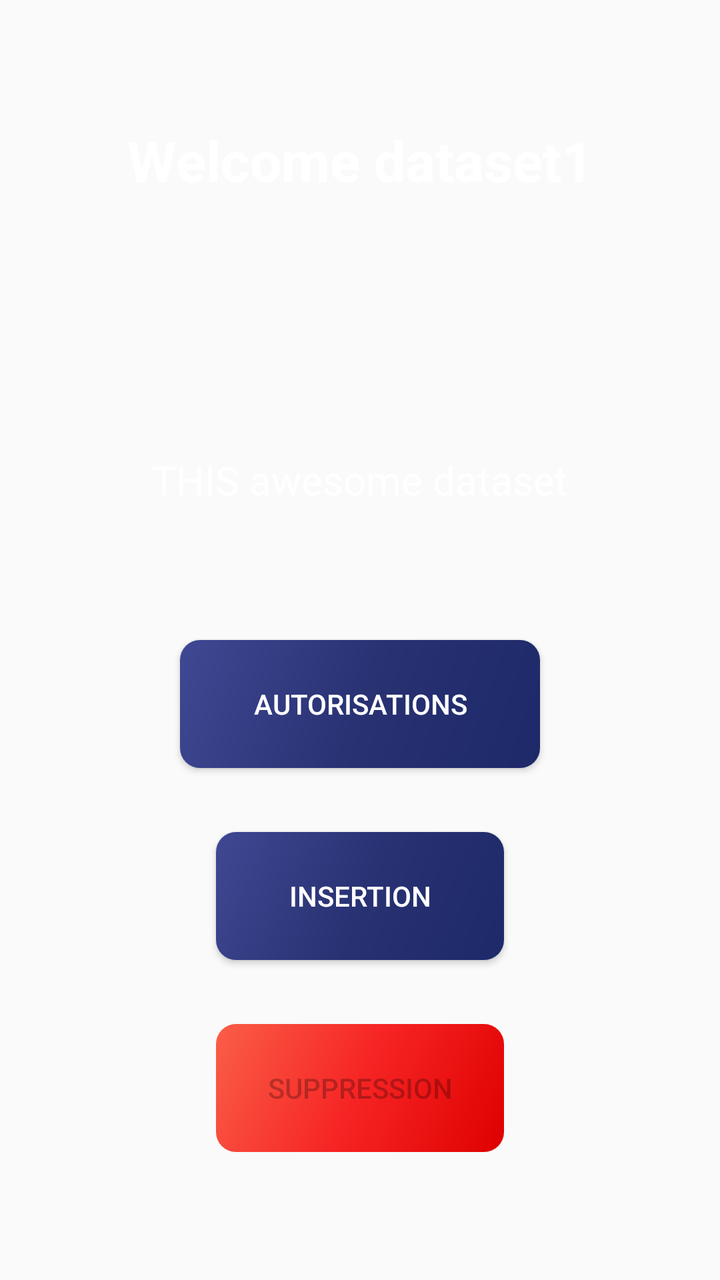
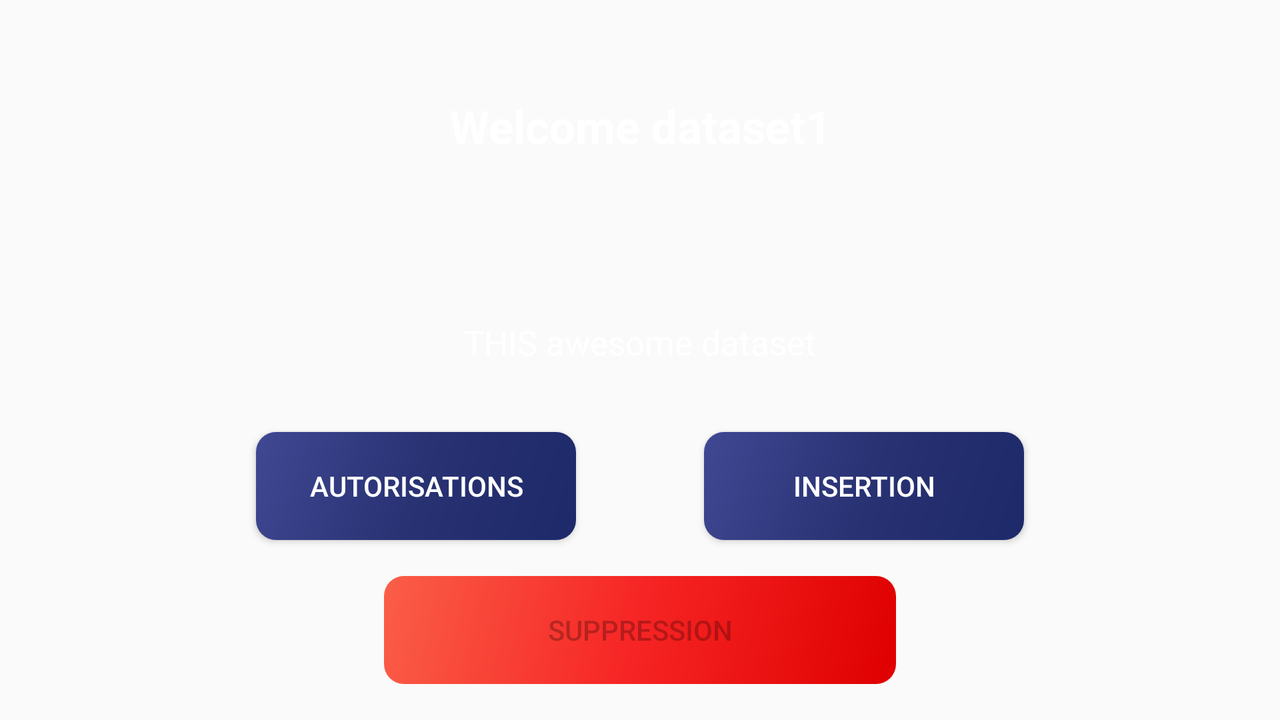

First picture: res/layout/ on a phone held upright. Second picture: the repository's own variant of that layout, on a device whose configuration matches the variant's folder. Source for both follows.
<!-- AndroidManifest.xml: application theme AppTheme -->
<!-- res/layout/fragment_dataset1.xml -->
<?xml version="1.0" encoding="utf-8"?>
<RelativeLayout xmlns:android="http://schemas.android.com/apk/res/android"
    xmlns:app="http://schemas.android.com/apk/res-auto"
    android:id="@+id/lay_dataset1"
    android:layout_width="match_parent"
    android:layout_height="match_parent">

    <androidx.constraintlayout.widget.ConstraintLayout
        android:layout_width="match_parent"
        android:layout_height="match_parent">

        <TextView
            android:id="@+id/title_dataset_1"
            android:layout_width="0dp"
            android:layout_height="0dp"
            android:gravity="center"
            android:text="@string/title_dataset1"
            android:textColor="@color/white"
            android:textSize="28sp"
            android:textStyle="bold"
            app:layout_constraintBottom_toBottomOf="@id/guideline_bottom_horizontal_titleDataset1"
            app:layout_constraintEnd_toStartOf="@+id/guideline_end_vertical_titleDataset1"
            app:layout_constraintStart_toStartOf="@+id/guideline_start_vertical_titleDataset1"
            app:layout_constraintTop_toTopOf="@id/guideline_top_horizontal_titleDataset1" />


        <androidx.constraintlayout.widget.Guideline
            android:id="@+id/guideline_start_vertical_titleDataset1"
            android:layout_width="wrap_content"
            android:layout_height="wrap_content"
            android:orientation="vertical"
            app:layout_constraintGuide_percent="0.1" />

        <androidx.constraintlayout.widget.Guideline
            android:id="@+id/guideline_end_vertical_titleDataset1"
            android:layout_width="wrap_content"
            android:layout_height="wrap_content"
            android:orientation="vertical"
            app:layout_constraintGuide_percent="0.9" />

        <androidx.constraintlayout.widget.Guideline
            android:id="@+id/guideline_top_horizontal_titleDataset1"
            android:layout_width="wrap_content"
            android:layout_height="wrap_content"
            android:orientation="horizontal"
            app:layout_constraintGuide_percent="0.0" />

        <androidx.constraintlayout.widget.Guideline
            android:id="@+id/guideline_bottom_horizontal_titleDataset1"
            android:layout_width="wrap_content"
            android:layout_height="wrap_content"
            android:orientation="horizontal"
            app:layout_constraintGuide_percent="0.25" />

        <TextView
            android:id="@+id/texte_dataset1"
            android:layout_width="0dp"
            android:layout_height="0dp"
            android:gravity="center"
            android:text="@string/texte_dataset1"
            android:textColor="@color/white"
            android:textSize="20sp"
            app:layout_constraintBottom_toBottomOf="@id/guideline_bottom_horizontal_texteDataset1"
            app:layout_constraintEnd_toStartOf="@+id/guideline_end_vertical_titleDataset1"
            app:layout_constraintStart_toStartOf="@+id/guideline_start_vertical_titleDataset1"
            app:layout_constraintTop_toTopOf="@id/guideline_top_horizontal_texteDataset1" />

        <androidx.constraintlayout.widget.Guideline
            android:id="@+id/guideline_top_horizontal_texteDataset1"
            android:layout_width="wrap_content"
            android:layout_height="wrap_content"
            android:orientation="horizontal"
            app:layout_constraintGuide_percent="0.25" />

        <androidx.constraintlayout.widget.Guideline
            android:id="@+id/guideline_bottom_horizontal_texteDataset1"
            android:layout_width="wrap_content"
            android:layout_height="wrap_content"
            android:orientation="horizontal"
            app:layout_constraintGuide_percent="0.50" />

        <Button
            android:id="@+id/btnAutorisationsDataset1"
            android:layout_width="0dp"
            android:layout_height="0dp"
            android:background="@drawable/custom_button_auth_insert"
            android:text="@string/btn_auth"
            android:textColor="@color/white"
            app:layout_constraintBottom_toBottomOf="@id/guideline_bottom_horizontal_buttonAutorisations"
            app:layout_constraintEnd_toEndOf="@id/guideline_end_vertical_btn_autorisations"
            app:layout_constraintStart_toStartOf="@id/guideline_start_vertical_btn_autorisations"
            app:layout_constraintTop_toTopOf="@id/guideline_bottom_horizontal_texteDataset1">

        </Button>

        <Button
            android:id="@+id/btnInsertDataset1"
            android:layout_width="0dp"
            android:layout_height="0dp"
            android:background="@drawable/custom_button_auth_insert"
            android:text="@string/btn_insert"
            android:textColor="@color/white"
            app:layout_constraintBottom_toBottomOf="@id/guideline_bottom_horizontal_buttonDataset1"
            app:layout_constraintEnd_toEndOf="@id/guideline_end_vertical_buttonDataset1"
            app:layout_constraintStart_toStartOf="@id/guideline_start_vertical_buttonDataset1"
            app:layout_constraintTop_toTopOf="@id/guideline_top_horizontal_buttonDataset1">

        </Button>


        <Button
            android:id="@+id/btnDeleteDataset1"
            android:layout_width="0dp"
            android:layout_height="0dp"
            android:background="@drawable/custom_button_delete"
            android:enabled="false"
            android:text="@string/btn_delete"
            app:layout_constraintBottom_toBottomOf="@id/guideline_bottom_horizontal_buttonSuppression1"
            app:layout_constraintEnd_toEndOf="@id/guideline_end_vertical_buttonDataset1"
            app:layout_constraintStart_toStartOf="@id/guideline_start_vertical_buttonDataset1"
            app:layout_constraintTop_toTopOf="@id/guideline_top_horizontal_buttonSuppression1">

        </Button>


        <androidx.constraintlayout.widget.Guideline
            android:id="@+id/guideline_bottom_horizontal_buttonDataset1"
            android:layout_width="wrap_content"
            android:layout_height="wrap_content"
            android:orientation="horizontal"
            app:layout_constraintGuide_percent="0.75" />

        <androidx.constraintlayout.widget.Guideline
            android:id="@+id/guideline_top_horizontal_buttonDataset1"
            android:layout_width="wrap_content"
            android:layout_height="wrap_content"
            android:orientation="horizontal"
            app:layout_constraintGuide_percent="0.65" />

        <androidx.constraintlayout.widget.Guideline
            android:id="@+id/guideline_start_vertical_buttonDataset1"
            android:layout_width="wrap_content"
            android:layout_height="wrap_content"
            android:orientation="vertical"
            app:layout_constraintGuide_percent="0.30" />

        <androidx.constraintlayout.widget.Guideline
            android:id="@+id/guideline_end_vertical_buttonDataset1"
            android:layout_width="wrap_content"
            android:layout_height="wrap_content"
            android:orientation="vertical"
            app:layout_constraintGuide_percent="0.70" />

        <androidx.constraintlayout.widget.Guideline
            android:id="@+id/guideline_top_horizontal_buttonSuppression1"
            android:layout_width="wrap_content"
            android:layout_height="wrap_content"
            android:orientation="horizontal"
            app:layout_constraintGuide_percent="0.8" />


        <androidx.constraintlayout.widget.Guideline
            android:id="@+id/guideline_bottom_horizontal_buttonSuppression1"
            android:layout_width="wrap_content"
            android:layout_height="wrap_content"
            android:orientation="horizontal"
            app:layout_constraintGuide_percent="0.9" />

        <androidx.constraintlayout.widget.Guideline
            android:id="@+id/guideline_bottom_horizontal_buttonAutorisations"
            android:layout_width="wrap_content"
            android:layout_height="wrap_content"
            android:orientation="horizontal"
            app:layout_constraintGuide_percent="0.6" />

        <androidx.constraintlayout.widget.Guideline
            android:id="@+id/guideline_end_vertical_btn_autorisations"
            android:layout_width="wrap_content"
            android:layout_height="wrap_content"
            android:orientation="vertical"
            app:layout_constraintGuide_percent="0.75" />

        <androidx.constraintlayout.widget.Guideline
            android:id="@+id/guideline_start_vertical_btn_autorisations"
            android:layout_width="wrap_content"
            android:layout_height="wrap_content"
            android:orientation="vertical"
            app:layout_constraintGuide_percent="0.25">
        </androidx.constraintlayout.widget.Guideline>

    </androidx.constraintlayout.widget.ConstraintLayout>


</RelativeLayout>
<!-- resources referenced by this layout -->
<resources>
  <color name="white">#FFFFFF</color>
  <!-- drawable custom_button_auth_insert (drawable) -->
  <?xml version="1.0" encoding="utf-8"?>
  <shape xmlns:android="http://schemas.android.com/apk/res/android"  android:shape="rectangle">
      <gradient
          android:angle="135"
          android:endColor="#404893"
          android:centerColor="#293273"
          android:startColor="#1d2969"
          android:type="linear">
      </gradient>
      <corners android:radius="10dp">
      </corners>
  </shape>
  <!-- drawable custom_button_delete (drawable) -->
  <?xml version="1.0" encoding="utf-8"?>
  <shape xmlns:android="http://schemas.android.com/apk/res/android"  android:shape="rectangle">
      <gradient
          android:angle="135"
          android:endColor="#FA5E48"
          android:centerColor="#F62424"
          android:startColor="#df0000"
          android:type="linear">
      </gradient>
      <corners android:radius="10dp">
      </corners>
  </shape>
  <string name="btn_auth">AUTORISATIONS</string>
  <string name="btn_delete">SUPPRESSION</string>
  <string name="btn_insert">INSERTION</string>
  <string name="texte_dataset1">THIS awesome dataset</string>
  <string name="title_dataset1">Welcome dataset1</string>
  <style name="AppTheme" parent="Theme.AppCompat.Light.DarkActionBar">
          
          <item name="colorPrimary">@color/kiosk_bordeau</item>
          <item name="colorPrimaryDark">@color/black</item>
          <item name="colorAccent">@color/colorAccent</item>
          <item name="android:navigationBarColor">@color/black</item>
          <item name="android:windowDrawsSystemBarBackgrounds">true</item>
          <item name="android:statusBarColor">@color/black</item>
      </style>
  <color name="kiosk_bordeau">#9B2424</color>
  <color name="black">#000000</color>
  <color name="colorAccent">#D81B60</color>
</resources>
<!-- res/layout-land/fragment_dataset1.xml (the repository's variant of the layout above) -->
<!-- drawn on the phone turned sideways -->
<?xml version="1.0" encoding="utf-8"?>
<RelativeLayout xmlns:android="http://schemas.android.com/apk/res/android"
    xmlns:app="http://schemas.android.com/apk/res-auto"
    android:id="@+id/lay_dataset1"
    android:layout_width="match_parent"
    android:layout_height="match_parent">

    <androidx.constraintlayout.widget.ConstraintLayout
        android:layout_width="match_parent"
        android:layout_height="match_parent">

        <TextView
            android:id="@+id/title_dataset_1"
            android:layout_width="0dp"
            android:layout_height="0dp"
            android:gravity="center"
            android:text="@string/title_dataset1"
            android:textColor="@color/white"
            android:textSize="23sp"
            android:textStyle="bold"
            app:layout_constraintBottom_toBottomOf="@id/guideline_bottom_horizontal_titleDataset1"
            app:layout_constraintEnd_toStartOf="@+id/guideline_end_vertical_titleDataset1"
            app:layout_constraintStart_toStartOf="@+id/guideline_start_vertical_titleDataset1"
            app:layout_constraintTop_toTopOf="@id/guideline_top_horizontal_titleDataset1" />


        <androidx.constraintlayout.widget.Guideline
            android:id="@+id/guideline_start_vertical_titleDataset1"
            android:layout_width="wrap_content"
            android:layout_height="wrap_content"
            android:orientation="vertical"
            app:layout_constraintGuide_percent="0.1" />

        <androidx.constraintlayout.widget.Guideline
            android:id="@+id/guideline_end_vertical_titleDataset1"
            android:layout_width="wrap_content"
            android:layout_height="wrap_content"
            android:orientation="vertical"
            app:layout_constraintGuide_percent="0.9" />

        <androidx.constraintlayout.widget.Guideline
            android:id="@+id/guideline_top_horizontal_titleDataset1"
            android:layout_width="wrap_content"
            android:layout_height="wrap_content"
            android:orientation="horizontal"
            app:layout_constraintGuide_percent="0.05" />

        <androidx.constraintlayout.widget.Guideline
            android:id="@+id/guideline_bottom_horizontal_titleDataset1"
            android:layout_width="wrap_content"
            android:layout_height="wrap_content"
            android:orientation="horizontal"
            app:layout_constraintGuide_percent="0.30" />

        <TextView
            android:id="@+id/texte_dataset1"
            android:layout_width="0dp"
            android:layout_height="0dp"
            android:gravity="center"
            android:text="@string/texte_dataset1"
            android:textColor="@color/white"
            android:textSize="17sp"
            app:layout_constraintBottom_toBottomOf="@id/guideline_bottom_horizontal_texteDataset1"
            app:layout_constraintEnd_toStartOf="@+id/guideline_end_vertical_titleDataset1"
            app:layout_constraintStart_toStartOf="@+id/guideline_start_vertical_titleDataset1"
            app:layout_constraintTop_toTopOf="@id/guideline_top_horizontal_texteDataset1" />

        <androidx.constraintlayout.widget.Guideline
            android:id="@+id/guideline_top_horizontal_texteDataset1"
            android:layout_width="wrap_content"
            android:layout_height="wrap_content"
            android:orientation="horizontal"
            app:layout_constraintGuide_percent="0.35" />

        <androidx.constraintlayout.widget.Guideline
            android:id="@+id/guideline_bottom_horizontal_texteDataset1"
            android:layout_width="wrap_content"
            android:layout_height="wrap_content"
            android:orientation="horizontal"
            app:layout_constraintGuide_percent="0.60" />

        <Button
            android:id="@+id/btnInsertDataset1"
            android:layout_width="0dp"
            android:layout_height="0dp"
            android:text="@string/btn_insert"
            android:textColor="@color/white"
            android:background="@drawable/custom_button_auth_insert"
            app:layout_constraintBottom_toBottomOf="@id/guideline_bottom_horizontal_buttonDataset1"
            app:layout_constraintEnd_toEndOf="@id/guideline_end_vertical_btn_insertDataset1"
            app:layout_constraintStart_toStartOf="@id/guideline_start_vertical_btn_insertDataset1"
            app:layout_constraintTop_toTopOf="@id/guideline_bottom_horizontal_texteDataset1">

        </Button>


        <Button
            android:id="@+id/btnAutorisationsDataset1"
            android:layout_width="0dp"
            android:layout_height="0dp"
            android:text="@string/btn_auth"
            android:textColor="@color/white"
            android:background="@drawable/custom_button_auth_insert"
            app:layout_constraintBottom_toBottomOf="@id/guideline_bottom_horizontal_buttonDataset1"
            app:layout_constraintEnd_toEndOf="@id/guideline_end_vertical_btn_autorisations"
            app:layout_constraintStart_toStartOf="@+id/guideline_start_vertical_btn_autorisations"
            app:layout_constraintTop_toTopOf="@id/guideline_bottom_horizontal_texteDataset1" />

        <Button
            android:id="@+id/btnDeleteDataset1"
            android:layout_width="0dp"
            android:layout_height="0dp"
            android:background="@drawable/custom_button_delete"
            android:enabled="false"
            android:text="@string/btn_delete"
            app:layout_constraintBottom_toBottomOf="@id/guideline_bottom_horizontal_buttonSuppression1"
            app:layout_constraintEnd_toEndOf="@id/guideline_end_vertical_buttonDataset1"
            app:layout_constraintStart_toStartOf="@id/guideline_start_vertical_buttonDataset1"
            app:layout_constraintTop_toTopOf="@id/guideline_top_horizontal_buttonSuppression1">

        </Button>


        <androidx.constraintlayout.widget.Guideline
            android:id="@+id/guideline_bottom_horizontal_buttonDataset1"
            android:layout_width="wrap_content"
            android:layout_height="wrap_content"
            android:orientation="horizontal"
            app:layout_constraintGuide_percent="0.75" />

        <androidx.constraintlayout.widget.Guideline
            android:id="@+id/guideline_start_vertical_buttonDataset1"
            android:layout_width="wrap_content"
            android:layout_height="wrap_content"
            android:orientation="vertical"
            app:layout_constraintGuide_percent="0.30" />

        <androidx.constraintlayout.widget.Guideline
            android:id="@+id/guideline_end_vertical_buttonDataset1"
            android:layout_width="wrap_content"
            android:layout_height="wrap_content"
            android:orientation="vertical"
            app:layout_constraintGuide_percent="0.70" />

        <androidx.constraintlayout.widget.Guideline
            android:id="@+id/guideline_top_horizontal_buttonSuppression1"
            android:layout_width="wrap_content"
            android:layout_height="wrap_content"
            android:orientation="horizontal"
            app:layout_constraintGuide_percent="0.8" />


        <androidx.constraintlayout.widget.Guideline
            android:id="@+id/guideline_bottom_horizontal_buttonSuppression1"
            android:layout_width="wrap_content"
            android:layout_height="wrap_content"
            android:orientation="horizontal"
            app:layout_constraintGuide_percent="0.95" />

        <androidx.constraintlayout.widget.Guideline
            android:id="@+id/guideline_end_vertical_btn_autorisations"
            android:layout_width="wrap_content"
            android:layout_height="wrap_content"
            android:orientation="vertical"
            app:layout_constraintGuide_percent="0.45" />

        <androidx.constraintlayout.widget.Guideline
            android:id="@+id/guideline_start_vertical_btn_autorisations"
            android:layout_width="wrap_content"
            android:layout_height="wrap_content"
            android:orientation="vertical"
            app:layout_constraintGuide_percent="0.20" />

        <androidx.constraintlayout.widget.Guideline
            android:id="@+id/guideline_start_vertical_btn_insertDataset1"
            android:layout_width="wrap_content"
            android:layout_height="wrap_content"
            android:orientation="vertical"
            app:layout_constraintGuide_percent="0.55" />

        <androidx.constraintlayout.widget.Guideline
            android:id="@+id/guideline_end_vertical_btn_insertDataset1"
            android:layout_width="wrap_content"
            android:layout_height="wrap_content"
            android:orientation="vertical"
            app:layout_constraintGuide_percent="0.80" />


    </androidx.constraintlayout.widget.ConstraintLayout>


</RelativeLayout>
